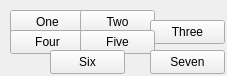
<?xml version="1.0" encoding="UTF-8"?>
<ui version="4.0">
 <class>Widget</class>
 <widget class="QWidget" name="Widget">
  <property name="geometry">
   <rect>
    <x>0</x>
    <y>0</y>
    <width>227</width>
    <height>76</height>
   </rect>
  </property>
  <property name="windowTitle">
   <string>Widget</string>
  </property>
  <widget class="QPushButton" name="pushButton1">
   <property name="geometry">
    <rect>
     <x>10</x>
     <y>10</y>
     <width>75</width>
     <height>24</height>
    </rect>
   </property>
   <property name="text">
    <string>One</string>
   </property>
  </widget>
  <widget class="QPushButton" name="pushButton2">
   <property name="geometry">
    <rect>
     <x>80</x>
     <y>10</y>
     <width>75</width>
     <height>24</height>
    </rect>
   </property>
   <property name="text">
    <string>Two</string>
   </property>
  </widget>
  <widget class="QPushButton" name="pushButton3">
   <property name="geometry">
    <rect>
     <x>150</x>
     <y>20</y>
     <width>75</width>
     <height>24</height>
    </rect>
   </property>
   <property name="sizePolicy">
    <sizepolicy hsizetype="Minimum" vsizetype="Expanding">
     <horstretch>0</horstretch>
     <verstretch>0</verstretch>
    </sizepolicy>
   </property>
   <property name="text">
    <string>Three</string>
   </property>
  </widget>
  <widget class="QPushButton" name="pushButton4">
   <property name="geometry">
    <rect>
     <x>10</x>
     <y>30</y>
     <width>75</width>
     <height>24</height>
    </rect>
   </property>
   <property name="text">
    <string>Four</string>
   </property>
  </widget>
  <widget class="QPushButton" name="pushButton5">
   <property name="geometry">
    <rect>
     <x>80</x>
     <y>30</y>
     <width>75</width>
     <height>24</height>
    </rect>
   </property>
   <property name="text">
    <string>Five</string>
   </property>
  </widget>
  <widget class="QPushButton" name="pushButton6">
   <property name="geometry">
    <rect>
     <x>50</x>
     <y>50</y>
     <width>75</width>
     <height>24</height>
    </rect>
   </property>
   <property name="sizePolicy">
    <sizepolicy hsizetype="Expanding" vsizetype="Fixed">
     <horstretch>0</horstretch>
     <verstretch>0</verstretch>
    </sizepolicy>
   </property>
   <property name="text">
    <string>Six</string>
   </property>
  </widget>
  <widget class="QPushButton" name="pushButton7">
   <property name="geometry">
    <rect>
     <x>150</x>
     <y>50</y>
     <width>75</width>
     <height>24</height>
    </rect>
   </property>
   <property name="text">
    <string>Seven</string>
   </property>
  </widget>
 </widget>
 <resources/>
 <connections/>
</ui>
